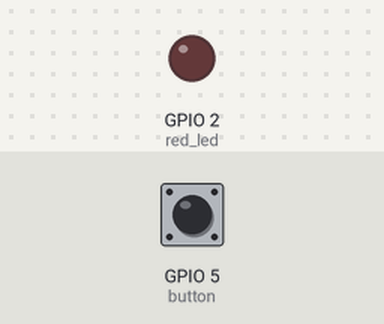
A program run on a simulated ESP32 board running MicroPython. On the bench: output pins drawn as LEDs (lit = HIGH). The test bench sets the inputs (shaded band); at power-on: GPIO 5 (button) LOW. What the program prints to the serial console is not drawn.

Above: at 1.2 s.
1.3 s: GPIO 5 (button) pulled HIGH for 1.2 s
At 2.5 s:
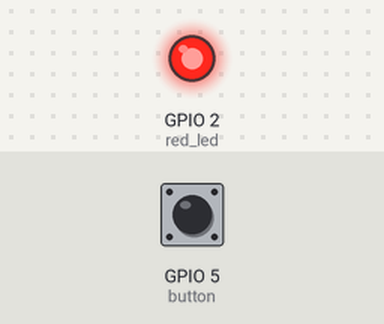
4.5 s: GPIO 5 (button) pulled HIGH for 3.2 s
At 8.3 s:
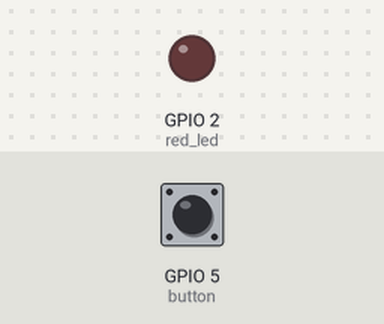
Timing chart, 0 to 9.8 s (numbered marks = the images above; inputs shaded):
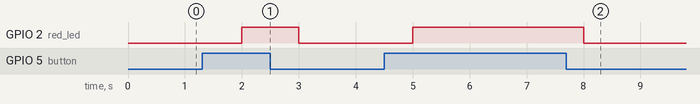

The program:

esp32-push-button-micropython.py
```python
'''
Read a push button switch and control an LED based on the switch state with an ESP32 using MicroPython:
A code example for reading a button's state and toggling an LED on or off according to the button's input.
'''

from machine import Pin
from time import sleep
print("Hello World\n")
red_led = Pin(2,Pin.OUT)
button = Pin(5, Pin.IN)

while(True):
    if ( button.value() == 1) :
        red_led.value(True)
        sleep(1)
    else:
        red_led.value(False)
        sleep(1)
```

Measured:
- after the input at 1.3 s, GPIO 2 (red_led): LOW → HIGH after 0.70 s, → LOW 1.0 s later
- after the input at 4.5 s, GPIO 2 (red_led): LOW → HIGH after 0.50 s, → LOW 3.0 s later
